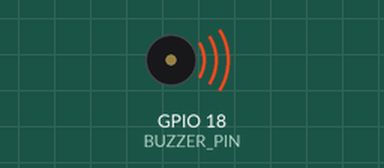
Simulated run of this program. Board: ESP32. Shown: buzzer (waves = sounding).

Above: at 0.5 s.
At 5.5 s:
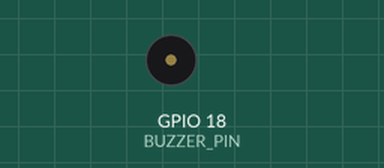
Timing chart, 0 to 6.9 s (numbered marks = the images above):
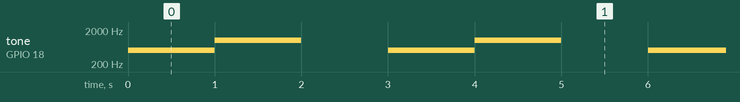

Measured:
- by itself, tone on GPIO 18 (BUZZER_PIN): repeats every 3.0 s: 1000 Hz 1.0 s, silent 1.0 s, 500 Hz 1.0 s

The program:

main.cpp
```cpp
#include <Arduino.h>

#define BUZZER_PIN 18
#define PWM_CHANNEL 0
#define PWM_FREQUENCY 1000
#define PWM_RESOLUTION 8

void setup() {
  // Configure PWM channel
  ledcSetup(PWM_CHANNEL, PWM_FREQUENCY, PWM_RESOLUTION);

  // Attach PWM channel to GPIO 18
  ledcAttachPin(BUZZER_PIN, PWM_CHANNEL);
}

void loop() {
  // 500 Hz tone
  ledcWriteTone(PWM_CHANNEL, 500);
  delay(1000);

  // 1000 Hz tone
  ledcWriteTone(PWM_CHANNEL, 1000);
  delay(1000);

  // Stop buzzer
  ledcWriteTone(PWM_CHANNEL, 0);
  delay(1000);
}
```
